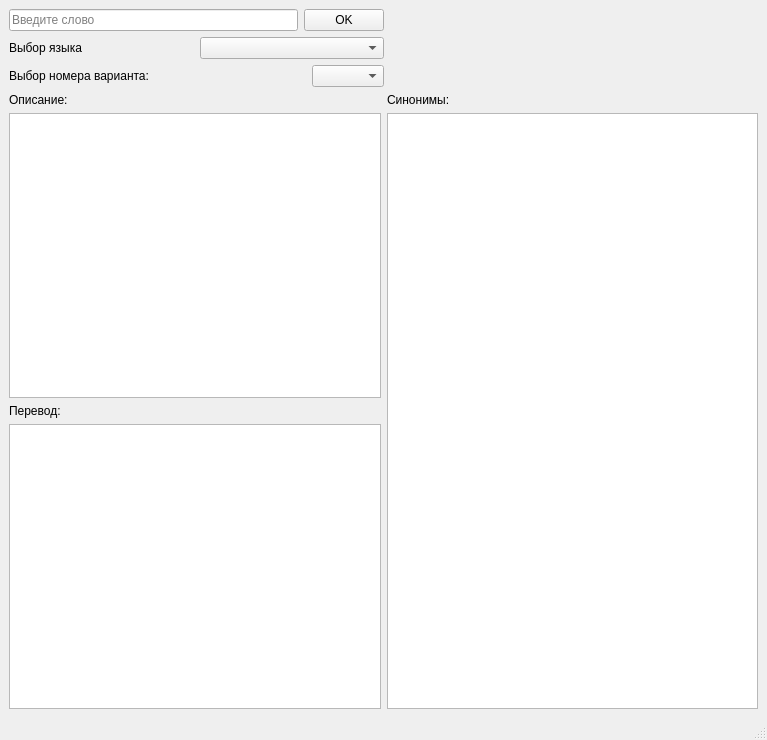
<?xml version="1.0" encoding="UTF-8"?>
<ui version="4.0">
 <class>MainWindow</class>
 <widget class="QMainWindow" name="MainWindow">
  <property name="geometry">
   <rect>
    <x>0</x>
    <y>0</y>
    <width>767</width>
    <height>740</height>
   </rect>
  </property>
  <property name="windowTitle">
   <string>Переводчик-словарь</string>
  </property>
  <widget class="QWidget" name="centralwidget">
   <layout class="QVBoxLayout" name="verticalLayout_6">
    <item>
     <layout class="QHBoxLayout" name="horizontalLayout_5">
      <item>
       <layout class="QVBoxLayout" name="verticalLayout_2">
        <item>
         <layout class="QHBoxLayout" name="horizontalLayout">
          <item>
           <widget class="QLineEdit" name="lineEditText">
            <property name="placeholderText">
             <string>Введите слово</string>
            </property>
           </widget>
          </item>
          <item>
           <widget class="QPushButton" name="pushButtonOK">
            <property name="text">
             <string>OK</string>
            </property>
           </widget>
          </item>
         </layout>
        </item>
        <item>
         <layout class="QHBoxLayout" name="horizontalLayout_2">
          <item>
           <widget class="QLabel" name="labelLanguageSelect">
            <property name="text">
             <string>Выбор языка</string>
            </property>
           </widget>
          </item>
          <item>
           <widget class="QComboBox" name="comboBoxLanguageSelect"/>
          </item>
         </layout>
        </item>
        <item>
         <layout class="QHBoxLayout" name="horizontalLayout_3">
          <item>
           <widget class="QLabel" name="labelDefSelect">
            <property name="text">
             <string>Выбор номера варианта:</string>
            </property>
           </widget>
          </item>
          <item>
           <widget class="QComboBox" name="comboBoxDefSelect">
            <property name="sizePolicy">
             <sizepolicy hsizetype="Fixed" vsizetype="Fixed">
              <horstretch>0</horstretch>
              <verstretch>0</verstretch>
             </sizepolicy>
            </property>
           </widget>
          </item>
         </layout>
        </item>
       </layout>
      </item>
      <item>
       <spacer name="horizontalSpacer">
        <property name="orientation">
         <enum>Qt::Orientation::Horizontal</enum>
        </property>
        <property name="sizeHint" stdset="0">
         <size>
          <width>40</width>
          <height>20</height>
         </size>
        </property>
       </spacer>
      </item>
     </layout>
    </item>
    <item>
     <layout class="QHBoxLayout" name="horizontalLayout_4">
      <item>
       <layout class="QVBoxLayout" name="verticalLayout_5">
        <item>
         <layout class="QVBoxLayout" name="verticalLayout">
          <item>
           <widget class="QLabel" name="labelDef">
            <property name="text">
             <string>Описание:</string>
            </property>
           </widget>
          </item>
          <item>
           <widget class="QPlainTextEdit" name="plainTextEditDef">
            <property name="readOnly">
             <bool>true</bool>
            </property>
           </widget>
          </item>
         </layout>
        </item>
        <item>
         <layout class="QVBoxLayout" name="verticalLayout_3">
          <item>
           <widget class="QLabel" name="labelTranslate">
            <property name="text">
             <string>Перевод:</string>
            </property>
           </widget>
          </item>
          <item>
           <widget class="QPlainTextEdit" name="plainTextEditTranslate">
            <property name="readOnly">
             <bool>true</bool>
            </property>
           </widget>
          </item>
         </layout>
        </item>
       </layout>
      </item>
      <item>
       <layout class="QVBoxLayout" name="verticalLayout_4">
        <item>
         <widget class="QLabel" name="labelSyn">
          <property name="text">
           <string>Синонимы:</string>
          </property>
         </widget>
        </item>
        <item>
         <widget class="QPlainTextEdit" name="plainTextEditSyn">
          <property name="readOnly">
           <bool>true</bool>
          </property>
         </widget>
        </item>
       </layout>
      </item>
     </layout>
    </item>
   </layout>
  </widget>
  <widget class="QMenuBar" name="menubar">
   <property name="geometry">
    <rect>
     <x>0</x>
     <y>0</y>
     <width>767</width>
     <height>22</height>
    </rect>
   </property>
  </widget>
  <widget class="QStatusBar" name="statusbar"/>
 </widget>
 <resources/>
 <connections/>
</ui>
